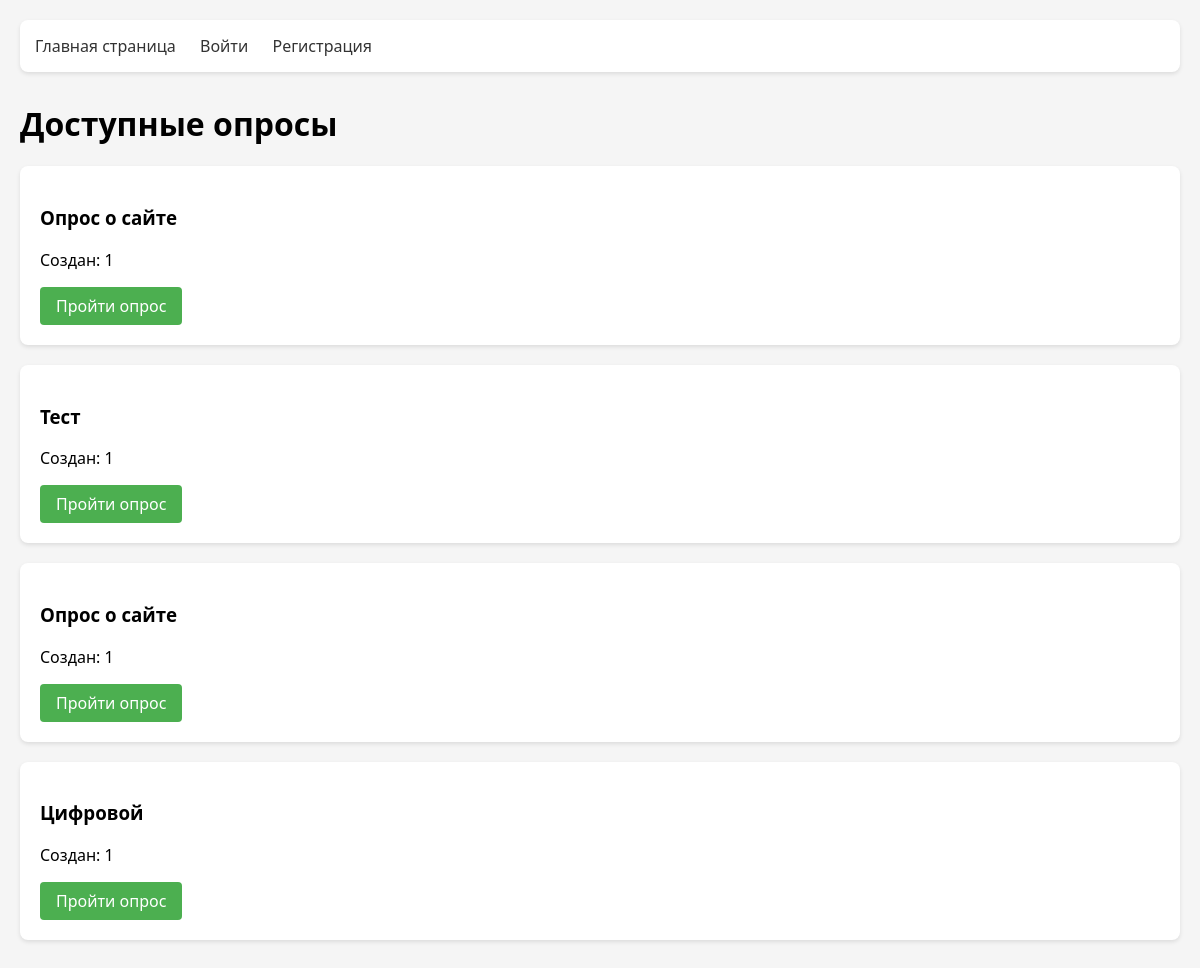
The page / on the database its author committed.
### app.py (models this page shows)
class Poll(db.Model):
    __tablename__ = 'polls'
    id = db.Column(db.Integer, primary_key=True)
    title = db.Column(db.String(100), nullable=False)
    user_id = db.Column(db.Integer, db.ForeignKey('users.id'), nullable=False, index=True)
    questions = db.relationship('Question', backref='poll', lazy=True, cascade='all, delete-orphan')
    answers = db.relationship('Answer', backref='poll', lazy=True, cascade='all, delete-orphan')

class User(db.Model, UserMixin):
    __tablename__ = 'users'
    id = db.Column(db.Integer, primary_key=True)
    username = db.Column(db.String(80), unique=True, nullable=False)
    password_hash = db.Column(db.String(200), nullable=False)
    polls = db.relationship('Poll', backref='author', lazy=True)
    answers = db.relationship('Answer', backref='user', lazy=True)

### app.py (the view)
@app.route('/')
def index():
    polls = Poll.query.all()
    return render_template('index.html', polls=polls)

### templates/index.html (shortened to what this page needs)
{% extends "base.html" %}
{% block content %}
<h1>Доступные опросы</h1>
<div class="polls-list">
    {% for poll in polls %}
    <div class="poll-card">
        <h3>{{ poll.title }}</h3>
        <p>Создан: {{ poll.author.username }}</p>
        <a href="{{ url_for('view_poll', poll_id=poll.id) }}" class="btn">Пройти опрос</a>
    </div>
    {% else %}
    <p>Нет доступных опросов.</p>
    {% endfor %}
</div>
{% endblock %}

### static/styles.css (style rules this page uses)
body { font-family: 'Segoe UI', Tahoma, Geneva, Verdana, sans-serif; max-width: 1200px; margin: 0 auto; padding: 20px; background-color: #f5f5f5; }
.btn { display: inline-block; padding: 8px 16px; background: #4CAF50; color: white; border: none; border-radius: 4px; cursor: pointer; text-decoration: none; transition: background 0.3s; }
.poll-card { background: white; padding: 20px; margin-bottom: 20px; border-radius: 8px; box-shadow: 0 2px 4px rgba(0,0,0,0.1); }

### rows shown on the page
Poll: title "Опрос о сайте", author.username "1"
Poll: title "Тест", author.username "1"
Poll: title "Опрос о сайте", author.username "1"
Poll: title "Цифровой", author.username "1"
